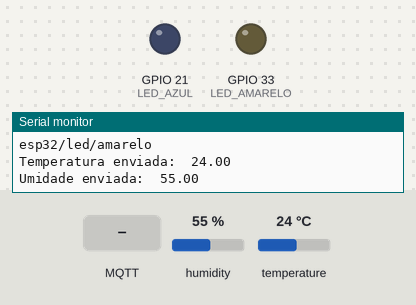
A sketch run on a simulated ESP32. Parts: output pins drawn as LEDs (lit = HIGH), the last lines printed to the serial monitor. The inputs (shaded band) are chosen by the test bench; at power-on: humidity 55 %, temperature 24 °C. WiFi joins after 1.5 s; servers stay silent unless stated; no MQTT or app messages arrive unless stated.

Above: at 2.7 s.
2.8 s: MQTT message "ON" arrives on the first subscribed topic
At 3.1 s:
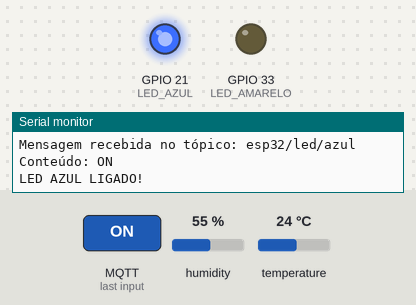
4.3 s: MQTT message "ON" arrives on the second subscribed topic
At 5.5 s:
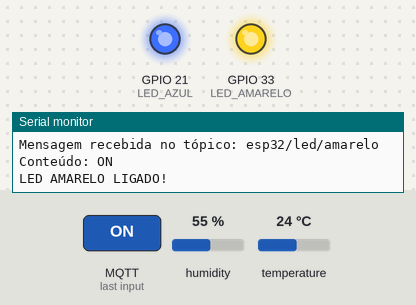
5.8 s: MQTT message "OFF" arrives on the first subscribed topic
At 6.6 s:
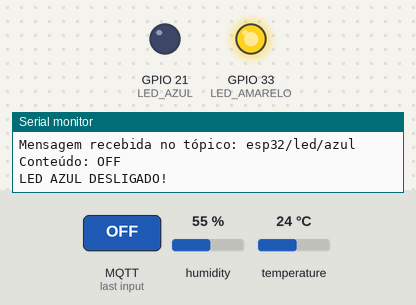
Timing chart, 0 to 8.8 s (numbered marks = the images above; inputs shaded):
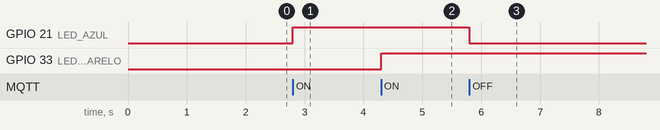

Measured:
- after the input at 2.8 s, GPIO 21 (LED_AZUL): LOW → HIGH at once
- after the input at 4.3 s, GPIO 33 (LED_AMARELO): LOW → HIGH at once
- after the input at 5.8 s, GPIO 21 (LED_AZUL): HIGH → LOW at once

The sketch:

WiFi_MQTT_publisher_subscriber.ino
```cpp
/*
 * Exemplo de MQTT Publisher e Subscriber com ESP32
 * Descrição: Esse exemplo mostra como publicar valores de temperatura e umidade,
 *            obtidos de um DHT11 em um broker MQTT e como controlar LEDs via MQTT em tópicos que foram assinados.
 *
 *  Este código é parte do curso "Programe o ESP32 com Arduino" do Embarcados:
 *  https://cursos.embarcados.com.br/cursos/franzininho-wifi-arduino-ide/
 *
 * Autor: Fábio Souza
 * Data: 01/03/2025
*/

#include <WiFi.h>
#include <PubSubClient.h>
#include <DHT.h>

// Configuração Wi-Fi
const char* ssid = "xxxxxxxxxxxxxxxxxxx";                          // SSID da rede Wi-Fi substituir pelo SSID da sua rede
const char* password = "xxxxxxxxxxxxxxxxxx";                       // Senha da rede Wi-Fi substituir pela senha da sua rede

// Configuração do Broker MQTT
const char* mqtt_server = "mqtt.eclipseprojects.io";              // Endereço do Broker MQTT - Se desejar utilizar outro, substitua este pelo endereço do seu broker
WiFiClient espClient;                                             // Cria um cliente Wi-Fi
PubSubClient client(espClient);                                   // Cria um cliente MQTT

// Definição dos Tópicos MQTT
const char* topic_temp = "esp32/sensor/temperatura";              // Tópico para publicação da temperatura - Substitua pelo tópico desejado se necessário
const char* topic_umid = "esp32/sensor/umidade";                  // Tópico para publicação da umidade - Substitua pelo tópico desejado se necessário
const char* topic_led_azul = "esp32/led/azul";                    // Tópico para controle do LED Azul - Substitua pelo tópico desejado se necessário
const char* topic_led_amarelo = "esp32/led/amarelo";              // Tópico para controle do LED Amarelo - Substitua pelo tópico desejado se necessário

// Configuração do sensor DHT11
#define DHTPIN 15                                                 // Pino de dados do sensor DHT11
#define DHTTYPE DHT11                                             // Tipo do sensor DHT
DHT dht(DHTPIN, DHTTYPE);                                         // Cria o objeto do sensor DHT

// Definição dos pinos dos LEDs
#define LED_AZUL 21
#define LED_AMARELO 33

// Protótipos das funções
void taskEnviarDHT(void *parameter);                              // Função da task que lê e envia os dados do DHT11 via MQTT
void callback(char* topic, byte* message, unsigned int length);   // Função de callback para processar mensagens recebidas do MQTT


// Função de configuração do Wi-Fi
void setupWiFi()
{
  WiFi.begin(ssid, password);                       // Conecta-se à rede Wi-Fi
  Serial.print("Conectando ao WiFi...");            // Aguarda a conexão com a rede
  while (WiFi.status() != WL_CONNECTED)             // Enquanto não estiver conectado, aguarda
  {
    delay(500);                                     // Aguarda 500ms
    Serial.print(".");                              // Imprime um ponto no monitor serial
  }
  Serial.println("\nWiFi Conectado!");              // Após conectar, imprime a mensagem no monitor serial
  Serial.print("Endereço de IP: ");                 // Imprime a mensagem no monitor serial
  Serial.println(WiFi.localIP());                   // Imprime o endereço IP no monitor serial
}

// Função de reconexão ao Broker MQTT
void connectMQTT()
{
  while (!client.connected())                       // Enquanto o cliente não estiver conectado ao Broker MQTT
  {
    Serial.println("Conectando ao MQTT...");        // Imprime a mensagem no monitor serial
    if (client.connect("ESP32_Client"))             // Tenta conectar ao Broker MQTT
    {
      Serial.println("Conectado!");                 // Imprime a mensagem no monitor serial

      // Assinar os tópicos dos LEDs
      client.subscribe(topic_led_azul);
      client.subscribe(topic_led_amarelo);

      // Imprime a mensagem no monitor serial
      Serial.println("Assinado nos tópicos: ");
      Serial.println(topic_led_azul);
      Serial.println(topic_led_amarelo);
    }
    else
    {
      Serial.print("Falha, código: ");            // Imprime a mensagem no monitor serial
      Serial.println(client.state());             // Imprime o código de erro no monitor serial
      delay(5000);                                // Aguarda 5 segundos e tenta novamente
    }
  }
}

// Callback para processar mensagens recebidas do MQTT
void callback(char* topic, byte* message, unsigned int length)
{
  String msg = "";                    // Cria uma string para armazenar a mensagem
  for (int i = 0; i < length; i++)    // Percorre a mensagem recebida
  {
    msg += (char)message[i];          // Concatena os caracteres da mensagem
  }

  // Imprime a mensagem recebida no monitor serial - Log
  Serial.print("Mensagem recebida no tópico: ");
  Serial.println(topic);
  Serial.print("Conteúdo: ");
  Serial.println(msg);

  // Verifica se a mensagem é para o LED Azul
  if (strcmp(topic, topic_led_azul) == 0)   // Compara o tópico recebido com o tópico do LED Azul
  {
    if (msg == "ON")                        // Se a mensagem for "ON"
    {
      digitalWrite(LED_AZUL, HIGH);         // Liga o LED Azul
      Serial.println("LED AZUL LIGADO!");   // Imprime a mensagem no monitor serial
    } else if (msg == "OFF")                // Se a mensagem for "OFF"
    {
      digitalWrite(LED_AZUL, LOW);            // Desliga o LED Azul
      Serial.println("LED AZUL DESLIGADO!");  // Imprime a mensagem no monitor serial
    }
  }

  // Verifica se a mensagem é para o LED Amarelo
  if (strcmp(topic, topic_led_amarelo) == 0)           // Compara o tópico recebido com o tópico do LED Amarelo
  {
    if (msg == "ON")                                  // Se a mensagem for "ON"
    {
      digitalWrite(LED_AMARELO, HIGH);                // Liga o LED Amarelo
      Serial.println("LED AMARELO LIGADO!");          // Imprime a mensagem no monitor serial
    } else if (msg == "OFF")                          // Se a mensagem for "OFF"
    {
      digitalWrite(LED_AMARELO, LOW);                 // Desliga o LED Amarelo
      Serial.println("LED AMARELO DESLIGADO!");       // Imprime a mensagem no monitor serial
    }
  }
}

void setup()
{
  Serial.begin(115200);       // Inicializa a comunicação serial
  setupWiFi();                // Configura a conexão Wi-Fi

  // Configuração dos LEDs como saída e desliga os LEDs
  pinMode(LED_AZUL, OUTPUT);
  pinMode(LED_AMARELO, OUTPUT);
  digitalWrite(LED_AZUL, LOW);
  digitalWrite(LED_AMARELO, LOW);

  client.setServer(mqtt_server, 1883);    // Define o servidor MQTT
  client.setCallback(callback);           // Define a função de callback
  connectMQTT();                          // Conecta ao Broker MQTT

  // Criando a Task para leitura e envio do DHT11
  xTaskCreate(
    taskEnviarDHT,   // Nome da função da task
    "Task DHT11",    // Nome descritivo
    4096,            // Tamanho da stack
    NULL,            // Parâmetro (não usado)
    1,               // Prioridade da task
    NULL             // Handle (não necessário aqui)
  );
}

void loop()
{
  if (!client.connected()) connectMQTT(); // Se a conexão com o Broker MQTT foi perdida, reconecta
  client.loop();                          // Mantém a conexão com o Broker MQTT
}

void taskEnviarDHT(void *parameter)
{
  dht.begin();  // Inicializa o sensor DHT11

  while (1)
  {
    float temperatura = dht.readTemperature();  // Lê a temperatura do sensor DHT11 em Celsius
    float umidade = dht.readHumidity();         // Lê a umidade do sensor DHT11 em %

    if (!isnan(temperatura) && !isnan(umidade))   // Verifica se a leitura do sensor foi bem sucedida
    {
      char tempStr[8], umidStr[8];                // Cria vetores de caracteres para armazenar os valores de temperatura e umidade
      dtostrf(temperatura, 6, 2, tempStr);        // Converte o valor de temperatura para string
      dtostrf(umidade, 6, 2, umidStr);            // Converte o valor de umidade para string

      client.publish(topic_temp, tempStr, false); // Publica o valor da temperatura no tópico correspondente
      client.publish(topic_umid, umidStr, false); // Publica o valor da umidade no tópico correspondente

      // Imprime os valores no monitor serial - log
      Serial.print("Temperatura enviada: ");
      Serial.println(tempStr);
      Serial.print("Umidade enviada: ");
      Serial.println(umidStr);
    }
    else // Caso a leitura do sensor falhe
    {
      Serial.println("Falha de leitura do sensor DHT11!");  // Imprime a mensagem no monitor serial
    }

    vTaskDelay(60000 / portTICK_PERIOD_MS); // Aguarda 60 segundos
  }
}
```
